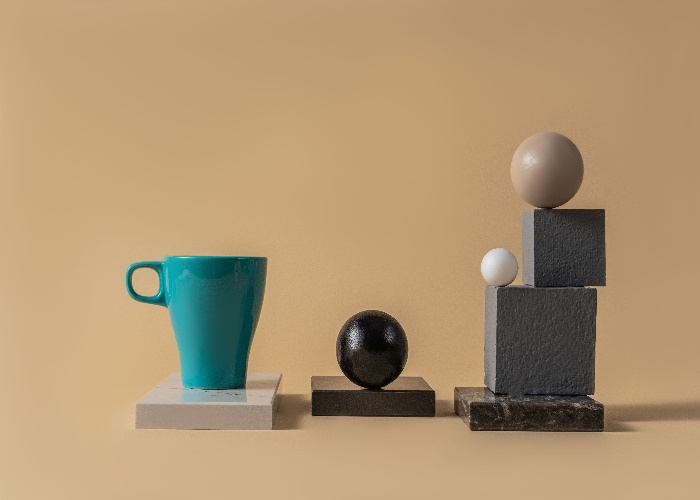
#> input picture 1_OpenCV/5_Template_Matching/original_img.jpg, 700 x 500 px
$ python 02template_matching_bottom_right.py
#> lines starting #> are read from the running program, lines starting #| are printed output that depends on the picture
import cv2

original_img = cv2.imread("original_img.jpg")
#> original_img is the input picture: shape (500, 700, 3); mean B, G, R 114, 148.8, 174.6
tempelate = cv2.imread("cropped_img2.jpg")
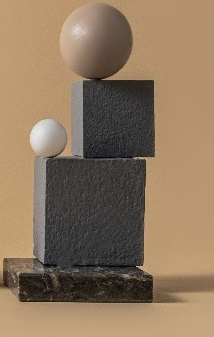
#> input picture 1_OpenCV/5_Template_Matching/cropped_img2.jpg, 214 x 337 px
#> tempelate is the input picture: shape (337, 214, 3); mean B, G, R 94.2, 118.9, 141.1

result = cv2.matchTemplate(
    original_img,
    tempelate,
    cv2.TM_CCOEFF_NORMED
)
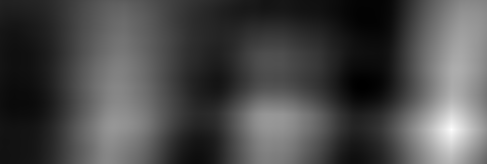
#> result: shape (164, 487) float32; min -0.275, max 0.999, mean 0.096; drawn with min black and max white

a , b , c , d = cv2.minMaxLoc(result)
#> a = -0.275; b = 0.999; c = (362, 84); d = (451, 129)

# print(a,b,c,d)

bottom_right = d
#> bottom_right = (451, 129)
print(bottom_right)
#| (451, 129)
h , w = tempelate.shape[:2]
#> h = 337; w = 214

top_left = (
    bottom_right[0] + w,
    bottom_right[1] + h
)
#> top_left = (665, 466)

result_img = cv2.rectangle(
    original_img,
    bottom_right,
    top_left,
    (0,0,255),
    4
)


cv2.imshow("original image",original_img)
# cv2.imshow("result image",result_img)
cv2.waitKey(0)
cv2.destroyAllWindows()
